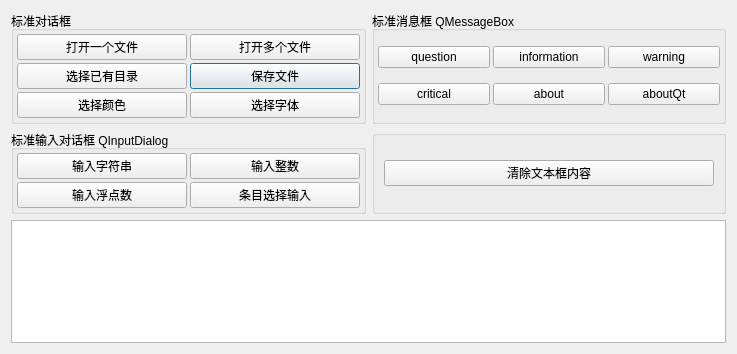
<?xml version="1.0" encoding="UTF-8"?>
<ui version="4.0">
 <class>Dialog</class>
 <widget class="QDialog" name="Dialog">
  <property name="geometry">
   <rect>
    <x>0</x>
    <y>0</y>
    <width>737</width>
    <height>354</height>
   </rect>
  </property>
  <property name="windowTitle">
   <string>Dialog</string>
  </property>
  <layout class="QVBoxLayout" name="verticalLayout">
   <item>
    <layout class="QGridLayout" name="gridLayout_4">
     <item row="0" column="0">
      <widget class="QGroupBox" name="groupBox">
       <property name="minimumSize">
        <size>
         <width>220</width>
         <height>0</height>
        </size>
       </property>
       <property name="title">
        <string>标准对话框</string>
       </property>
       <layout class="QGridLayout" name="gridLayout">
        <property name="leftMargin">
         <number>3</number>
        </property>
        <property name="topMargin">
         <number>3</number>
        </property>
        <property name="rightMargin">
         <number>3</number>
        </property>
        <property name="bottomMargin">
         <number>3</number>
        </property>
        <property name="spacing">
         <number>3</number>
        </property>
        <item row="1" column="1">
         <widget class="QPushButton" name="btnSave">
          <property name="text">
           <string>保存文件</string>
          </property>
         </widget>
        </item>
        <item row="2" column="0">
         <widget class="QPushButton" name="btnColor">
          <property name="text">
           <string>选择颜色</string>
          </property>
         </widget>
        </item>
        <item row="1" column="0">
         <widget class="QPushButton" name="btnSelDir">
          <property name="text">
           <string>选择已有目录</string>
          </property>
         </widget>
        </item>
        <item row="0" column="0">
         <widget class="QPushButton" name="btnOpen">
          <property name="text">
           <string>打开一个文件</string>
          </property>
         </widget>
        </item>
        <item row="0" column="1">
         <widget class="QPushButton" name="btnOpenMulti">
          <property name="text">
           <string>打开多个文件</string>
          </property>
         </widget>
        </item>
        <item row="2" column="1">
         <widget class="QPushButton" name="btnFont">
          <property name="text">
           <string>选择字体</string>
          </property>
         </widget>
        </item>
       </layout>
      </widget>
     </item>
     <item row="0" column="1">
      <widget class="QGroupBox" name="groupBox_2">
       <property name="title">
        <string>标准消息框 QMessageBox</string>
       </property>
       <layout class="QGridLayout" name="gridLayout_2">
        <property name="leftMargin">
         <number>3</number>
        </property>
        <property name="topMargin">
         <number>3</number>
        </property>
        <property name="rightMargin">
         <number>3</number>
        </property>
        <property name="bottomMargin">
         <number>3</number>
        </property>
        <property name="spacing">
         <number>3</number>
        </property>
        <item row="0" column="0">
         <widget class="QPushButton" name="btnMsgQuestion">
          <property name="text">
           <string>question</string>
          </property>
         </widget>
        </item>
        <item row="0" column="1">
         <widget class="QPushButton" name="btnMsgInformation">
          <property name="text">
           <string>information</string>
          </property>
         </widget>
        </item>
        <item row="0" column="2">
         <widget class="QPushButton" name="btnMsgWarning">
          <property name="text">
           <string>warning</string>
          </property>
         </widget>
        </item>
        <item row="1" column="0">
         <widget class="QPushButton" name="btnMsgCritical">
          <property name="text">
           <string>critical</string>
          </property>
         </widget>
        </item>
        <item row="1" column="1">
         <widget class="QPushButton" name="btnMsgAbout">
          <property name="text">
           <string>about</string>
          </property>
         </widget>
        </item>
        <item row="1" column="2">
         <widget class="QPushButton" name="btnMsgAboutQt">
          <property name="text">
           <string>aboutQt</string>
          </property>
         </widget>
        </item>
       </layout>
      </widget>
     </item>
     <item row="1" column="0">
      <widget class="QGroupBox" name="groupBox_3">
       <property name="title">
        <string>标准输入对话框 QInputDialog</string>
       </property>
       <layout class="QGridLayout" name="gridLayout_3">
        <property name="leftMargin">
         <number>3</number>
        </property>
        <property name="topMargin">
         <number>3</number>
        </property>
        <property name="rightMargin">
         <number>3</number>
        </property>
        <property name="bottomMargin">
         <number>3</number>
        </property>
        <property name="spacing">
         <number>3</number>
        </property>
        <item row="0" column="0">
         <widget class="QPushButton" name="btnInputString">
          <property name="text">
           <string>输入字符串</string>
          </property>
         </widget>
        </item>
        <item row="0" column="1">
         <widget class="QPushButton" name="btnInputInt">
          <property name="text">
           <string>输入整数</string>
          </property>
         </widget>
        </item>
        <item row="1" column="0">
         <widget class="QPushButton" name="btnInputFloat">
          <property name="text">
           <string>输入浮点数</string>
          </property>
         </widget>
        </item>
        <item row="1" column="1">
         <widget class="QPushButton" name="btnInputItem">
          <property name="text">
           <string>条目选择输入</string>
          </property>
         </widget>
        </item>
       </layout>
      </widget>
     </item>
     <item row="1" column="1">
      <widget class="QGroupBox" name="groupBox_4">
       <property name="title">
        <string/>
       </property>
       <layout class="QHBoxLayout" name="horizontalLayout">
        <item>
         <widget class="QPushButton" name="btnClearText">
          <property name="text">
           <string>清除文本框内容</string>
          </property>
         </widget>
        </item>
       </layout>
      </widget>
     </item>
    </layout>
   </item>
   <item>
    <widget class="QPlainTextEdit" name="plainTextEdit"/>
   </item>
  </layout>
 </widget>
 <resources/>
 <connections/>
</ui>
